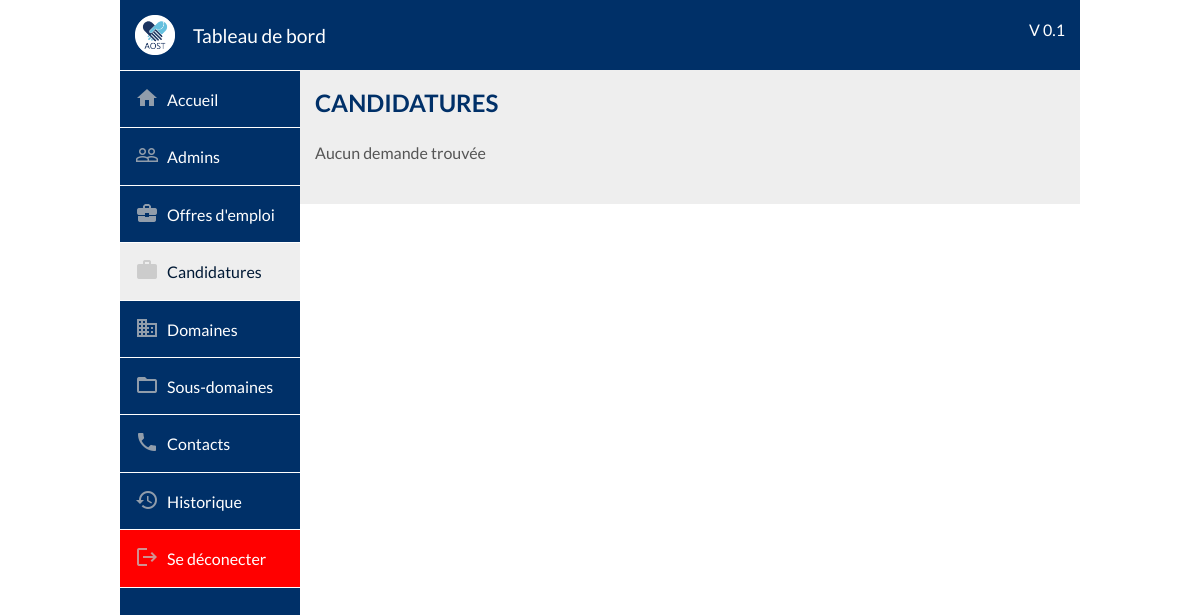
Before: /dashboard/asked-offers/index.php (signed in) with the older database file.
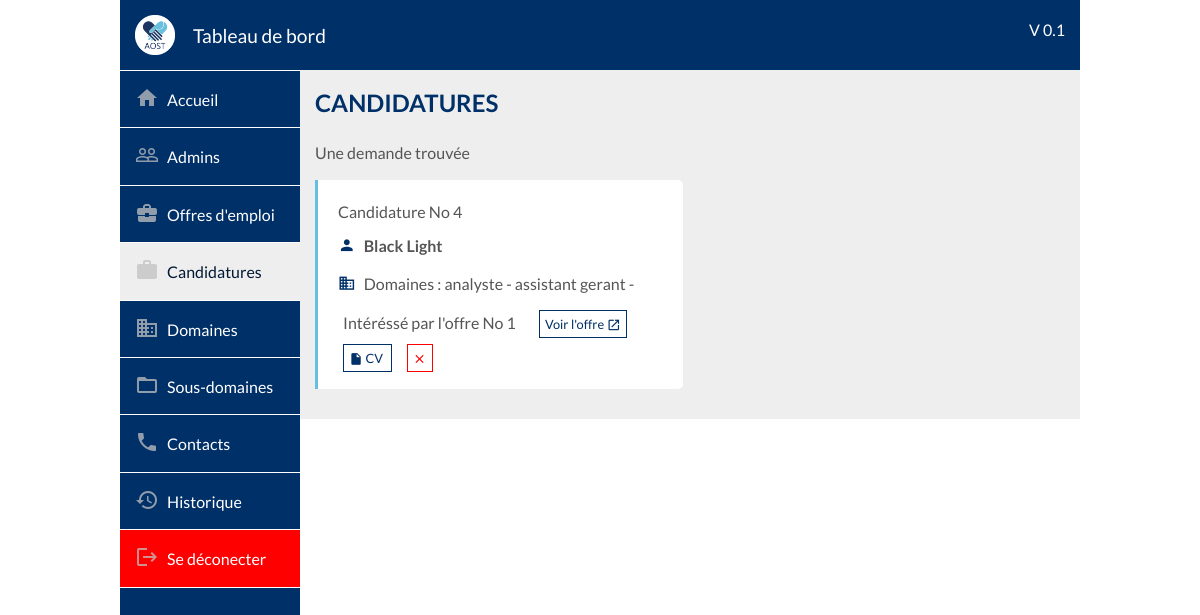
After: the same page with the newer database file.
### tables this page shows
CREATE TABLE IF NOT EXISTS `candidacy` (
  `id` bigint(20) NOT NULL AUTO_INCREMENT,
  `id_offer` bigint(20) NOT NULL,
  `id_subdomain` bigint(20) NOT NULL,
  `city` varchar(100) DEFAULT NULL COMMENT 'Ville du postulant',
  `name` varchar(100) NOT NULL,
  `first_name` varchar(100) DEFAULT NULL,
  `phone` varchar(50) DEFAULT NULL,
  `email` varchar(255) DEFAULT NULL,
  `domains` varchar(200) DEFAULT NULL,
  `about` longtext,
  `cv_file` varchar(255) DEFAULT NULL,
  `motivation_file` varchar(255) DEFAULT NULL,
  `deleted` int(2) NOT NULL DEFAULT '0' COMMENT 'Vaudra 1 si supprimé par un admin',
  `added_at` datetime NOT NULL DEFAULT CURRENT_TIMESTAMP,
  PRIMARY KEY (`id`),
  KEY `id_job` (`id_offer`),
  KEY `fk_subdomain` (`id_subdomain`)
);

### dashboard/asked-offers/index.php (called while the page is built)
<?php include($_SERVER["DOCUMENT_ROOT"]."/aost/dashboard/outils/php/redirection.php");
	redirection("Demandes d'offre", _DASHBOARD_PHP_PATH."asked-offers/asked-offers.php", "asked-offers", "", _DASHBOARD_PATH."asked-offers/asked-offers.css", _DASHBOARD_PATH."asked-offers/asked-offers.js");
?>

### class/Candidacy.class.php (called while the page is built, shortened)
<?php
class Candidacy
{
    private $_id;
    private $_id_offer;
    private $_name;
    private $_first_name;
    private $_domains;
    private $_cv_file;
    public function __construct(array $data){
        foreach ($data as $key => $value) {
            $method='set'.ucfirst($key);
        }
    }
    public function setId($id){
        $this->_id=intval($id);
    }
    public function getId(){
        return $this->_id;
    }
    public function setId_offer($id_offer){
        $this->_id_offer=intval($id_offer);
    }
    public function getId_offer(){
        return $this->_id_offer;
    }
    public function setName($name){
        $this->_name=htmlentities(strval($name));
    }
    public function getName(){
        return $this->_name;
    }
    public function setFirst_name($first_name){
        $this->_first_name=htmlentities(strval($first_name));
    }
    public function getFirst_name(){
        return $this->_first_name;
    }
    public function setDomains($domains){
        $this->_domains=htmlentities(strval($domains));
    }
    public function getDomains(){
        return $this->_domains;
    }
    public function setCv_file($cv_file){
        $this->_cv_file=strval($cv_file);
    }
    public function getCv_file(){
        return $this->_cv_file;
    }
public function getCandidacys() {
    include(_APP_PATH."bd/server-connect.php");
    $query=$db->prepare("SELECT * FROM candidacy ORDER BY id ASC");
    $candidacy=[];
    if($query->execute()){
        while($data=$query->fetch()){
            $candidacy[]=new Candidacy($data);
        }
        return $candidacy;
    }else{
        return false;
    }
}
}
?>

### dashboard/asked-offers/asked-offers.php (the view, shortened to what this page needs)
<h2 class="margin-top-none" style="display: inline-block">Candidatures</h2>
<?php
$candidacies = $candidacy->getCandidacys();
?>
<span class="stat" style="display: block">
  <?php
  if(count($candidacies) > 1){
    echo count($candidacies)." demandes trouvées";
  }else {
    if(count($candidacies) > 0){
      echo "Une demande trouvée";
    }else {
      echo "Aucun demande trouvée";
    }
  }
  ?>
</span>
<div class="suggest_container">
  <?php foreach ($candidacies as $candidacy) { ?>
    <div class="suggest_block">
      <div class="suggest_row">
        <span class="suggest_col">Candidature No <?php echo $candidacy->getId(); ?></span>
      </div>
      <div class="suggest_row">
        <span class="suggest_title"><i class="material-icons vertical-align-bottom margin-right-5 background-primary">person</i> <?php echo htmlspecialchars_decode($candidacy->getName())." ".htmlspecialchars_decode($candidacy->getFirst_name()); ?></span>
      </div>
      <div class="suggest_row">
        <span class="suggest_col" style="max-width: 100%; overflow: hidden; height: 1.4em;" title="Domaines : <?php echo str_replace(",", " - ", htmlspecialchars_decode($candidacy->getDomains())); ?>">
          <i class="material-icons vertical-align-bottom margin-right-5 background-primary">domain</i>
          Domaines : <?php echo str_replace(",", " - ", htmlspecialchars_decode($candidacy->getDomains())); ?>
        </span>
      </div>
      <div class="suggest_row">
        <span class="suggest_row">Intéréssé par l'offre No <?php echo $candidacy->getId_offer(); ?></span>
        <a href="<?php echo _ROOT_PATH."job/offers/a/Offres d'emploi/".$candidacy->getId_offer()."/" ?>" target="_blank" class="btnEdit" id="" title="Voir l'offre">
          Voir l'offre
          <i class="material-icons vertical-align-bottom">launch</i>
        </a>
      </div>
      <div class="suggest_row">
        <?php if($candidacy->getCv_file() != ""){ ?>
        <span class="btnEdit" id="btnSeeCV<?php echo $candidacy->getId(); ?>" title="Voir le CV" style="margin-left: 5px">
          <i class="material-icons vertical-align-bottom">insert_drive_file</i>
          CV
        </span>
        <?php } ?>
        <span class="btnDelete" id="btnDeleteCandidacy<?php echo $candidacy->getId(); ?>" title="Supprimer cette candidature">
          <i class="material-icons vertical-align-bottom">close</i>
        </span>
      </div>
    </div>
  <?php } ?>
</div>

Changed rows visible on the page:
added candidacy: id "4", name "Black", first_name "Light", domains "analyste - assistant gerant -…", id_offer "1"
Other visible differences:
text no longer shown: "Aucun demande trouvée"
text now shown: "Une demande trouvée"
